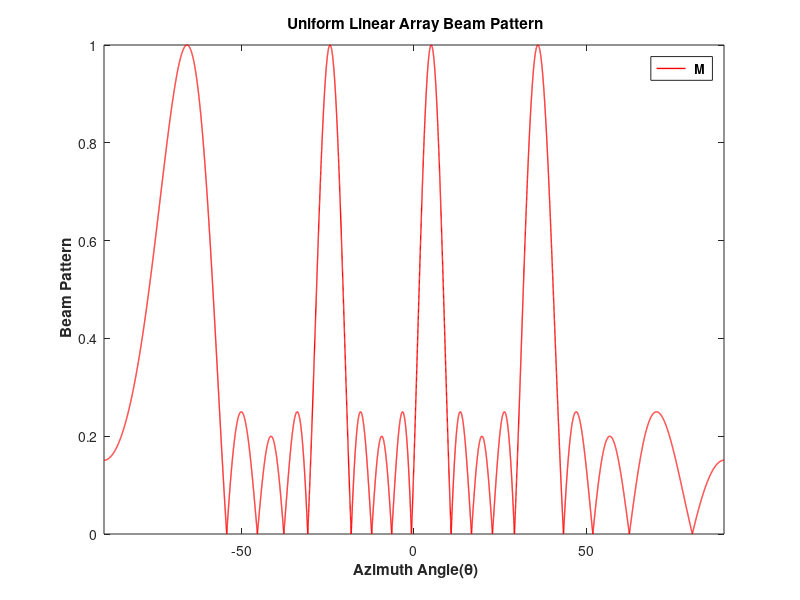
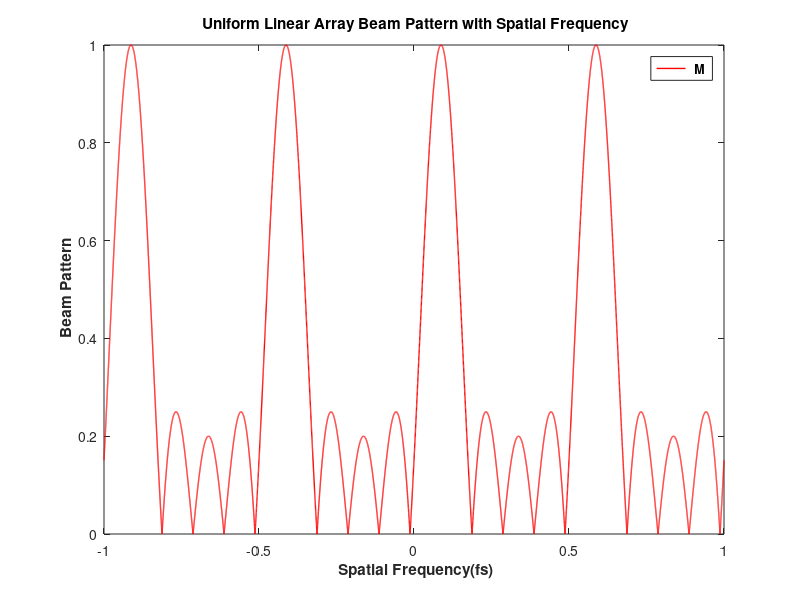
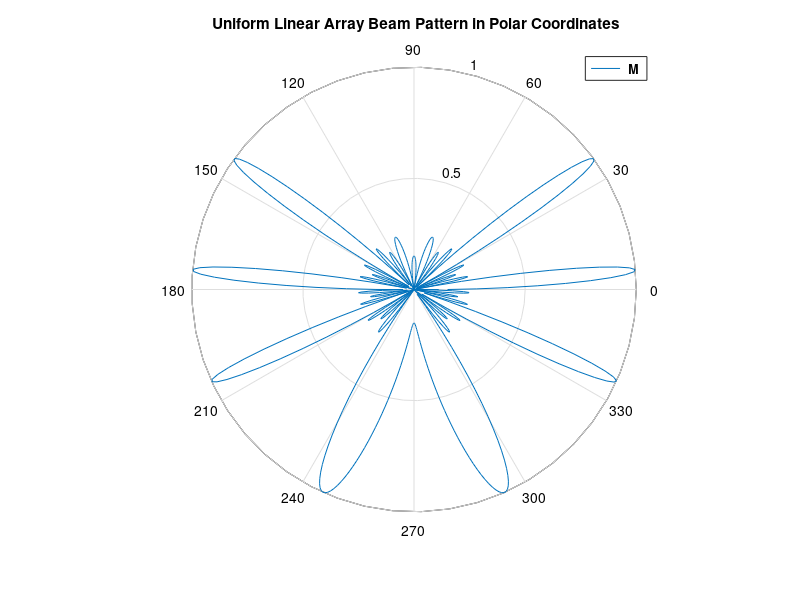

Here is the MATLAB script that generated these plots, in order:

% Number of sensors entered by the user will be stored in M.
M = input('Enter number of sensors: ');
steering_angle = input('Enter steering angle in degrees: ');
option = menu('Select the distance between sensors in terms of wavelength',...
    '2*Wavelength','Wavelength','Wavelength/2','Wavelength/4','Wavelength/8');

theta = -90:0.01:90; % Azimuth angle in degrees.
theta_polar = 0:0.01:2*pi; % Azimuth angle in radians.
fs = sind(theta); % Spatial frequency.

x = sind(theta)-sind(steering_angle);
y = sin(theta_polar)-sin(deg2rad(steering_angle));

if option == 1
B_cartesian = abs((1/M).*(sin(pi*M*2*x))./sin(pi*2*x));
figure(1);
plot(theta,B_cartesian,'-r','LineWidth',1);
xlim([-90 90]);
ylim([0 1]);
title('\bf Uniform Linear Array Beam Pattern');
ylabel('\bf Beam Pattern');
xlabel('\bf Azimuth Angle(\theta)');
legend('\bf M');
figure(2);
plot(fs,B_cartesian,'-r','LineWidth',1);
xlim([-1 1]);
ylim([0 1]);
title('\bf Uniform Linear Array Beam Pattern with Spatial Frequency');
ylabel('\bf Beam Pattern');
xlabel('\bf Spatial Frequency(fs)');
legend('\bf M');
figure(3);
B_polar = abs((1/M).*(sin(pi*M*2*y))./sin(pi*2*y));
polar(theta_polar, B_polar);
title('\bf Uniform Linear Array Beam Pattern in Polar Coordinates');
legend('\bf M');
end

if option == 2
B_cartesian = abs((1/M).*(sin(pi*M*x))./sin(pi*x));
figure(1);
plot(theta,B_cartesian,'-r','LineWidth',1);
xlim([-90 90]);
ylim([0 1]);
title('\bf Uniform Linear Array Beam Pattern');
ylabel('\bf Beam Pattern');
xlabel('\bf Azimuth Angle(\theta)');
legend('\bf M');
figure(2);
plot(fs,B_cartesian,'-r','LineWidth',1);
xlim([-1 1]);
ylim([0 1]);
title('\bf Uniform Linear Array Beam Pattern with Spatial Frequency');
ylabel('\bf Beam Pattern');
xlabel('\bf Spatial Frequency(fs)');
legend('\bf M');
figure(3);
B_polar = abs((1/M).*(sin(pi*M*y))./sin(pi*y));
polar(theta_polar, B_polar);
title('\bf Uniform Linear Array Beam Pattern in Polar Coordinates');
legend('\bf M');
end

if option == 3
B_cartesian = abs((1/M).*(sin(pi*M*x/2))./sin(pi*x/2));
figure(1);
plot(theta,B_cartesian,'-r','LineWidth',1);
xlim([-90 90]);
ylim([0 1]);
title('\bf Uniform Linear Array Beam Pattern');
ylabel('\bf Beam Pattern');
xlabel('\bf Azimuth Angle(\theta)');
legend('\bf M');
figure(2);
plot(fs,B_cartesian,'-r','LineWidth',1);
xlim([-1 1]);
ylim([0 1]);
title('\bf Uniform Linear Array Beam Pattern with Spatial Frequency');
ylabel('\bf Beam Pattern');
xlabel('\bf Spatial Frequency(fs)');
legend('\bf M');
figure(3);
B_polar = abs((1/M).*(sin(pi*M*y/2))./sin(pi*y/2));
polar(theta_polar, B_polar);
title('\bf Uniform Linear Array Beam Pattern in Polar Coordinates');
legend('\bf M');
end

if option == 4
B_cartesian = abs((1/M).*(sin(pi*M*x/4))./sin(pi*x/4));
figure(1);
plot(theta,B_cartesian,'-r','LineWidth',1);
xlim([-90 90]);
ylim([0 1]);
title('\bf Uniform Linear Array Beam Pattern');
ylabel('\bf Beam Pattern');
xlabel('\bf Azimuth Angle(\theta)');
legend('\bf M');
figure(2);
plot(fs,B_cartesian,'-r','LineWidth',1);
xlim([-1 1]);
ylim([0 1]);
title('\bf Uniform Linear Array Beam Pattern with Spatial Frequency');
ylabel('\bf Beam Pattern');
xlabel('\bf Spatial Frequency(fs)');
legend('\bf M');
figure(3);
B_polar = abs((1/M).*(sin(pi*M*y/4))./sin(pi*y/4));
polar(theta_polar, B_polar);
title('\bf Uniform Linear Array Beam Pattern in Polar Coordinates');
legend('\bf M');
end

if option == 5
B_cartesian = abs((1/M).*(sin(pi*M*x/8))./sin(pi*x/8));
figure(1);
plot(theta,B_cartesian,'-r','LineWidth',1);
xlim([-90 90]);
ylim([0 1]);
title('\bf Uniform Linear Array Beam Pattern');
ylabel('\bf Beam Pattern');
xlabel('\bf Azimuth Angle(\theta)');
legend('\bf M');
figure(2);
plot(fs,B_cartesian,'-r','LineWidth',1);
xlim([-1 1]);
ylim([0 1]);
title('\bf Uniform Linear Array Beam Pattern with Spatial Frequency');
ylabel('\bf Beam Pattern');
xlabel('\bf Spatial Frequency(fs)');
legend('\bf M');
figure(3);
B_polar = abs((1/M).*(sin(pi*M*y/8))./sin(pi*y/8));
polar(theta_polar, B_polar);
title('\bf Uniform Linear Array Beam Pattern in Polar Coordinates');
legend('\bf M');
end
